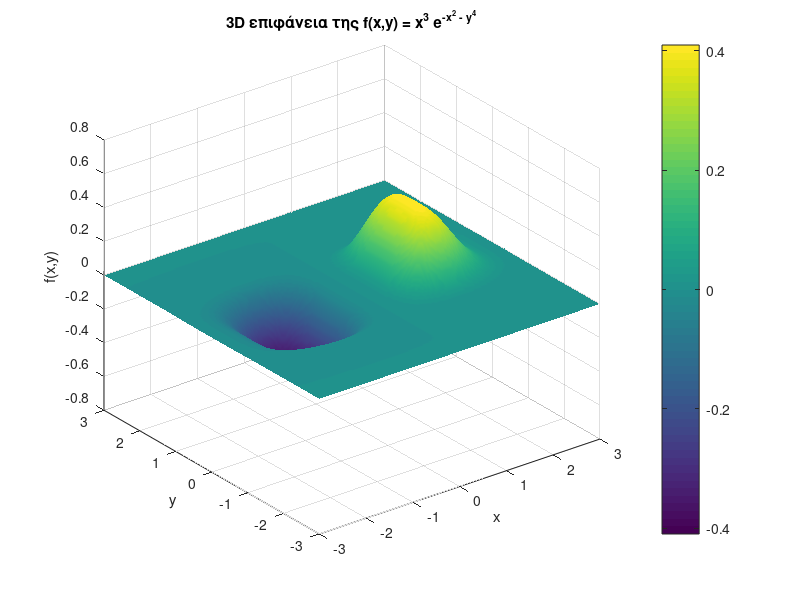
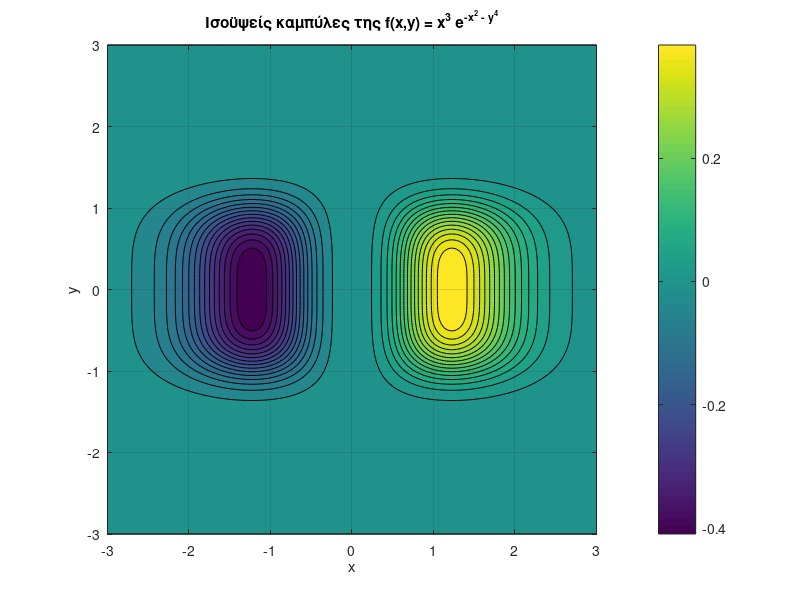

Reproduce these figures in MATLAB, in order.
% Γραφική απεικόνιση της f(x,y) = x^3 * exp(-x^2 - y^4)

% Περιοχή σχεδίασης (μπορείς να την αλλάξεις αν θέλεις)
x_min = -3;  x_max = 3;
y_min = -3;  y_max = 3;

% Δημιουργία πλέγματος
nx = 200; ny = 200;            % πυκνότητα σημείων
[x, y] = meshgrid(linspace(x_min, x_max, nx), ...
                  linspace(y_min, y_max, ny));

% Ορισμός της συνάρτησης
f = x.^3 .* exp(-x.^2 - y.^4);

%% 3D επιφάνεια
figure;
surf(x, y, f);
shading interp;
xlabel('x');
ylabel('y');
zlabel('f(x,y)');
title('3D επιφάνεια της f(x,y) = x^3 e^{-x^2 - y^4}');
grid on;
colorbar;

%% Ισοϋψείς καμπύλες (contour plot)
figure;
contourf(x, y, f, 30);     % 30 επίπεδα ισοϋψών
xlabel('x');
ylabel('y');
title('Ισοϋψείς καμπύλες της f(x,y) = x^3 e^{-x^2 - y^4}');
grid on;
colorbar;
axis equal;
